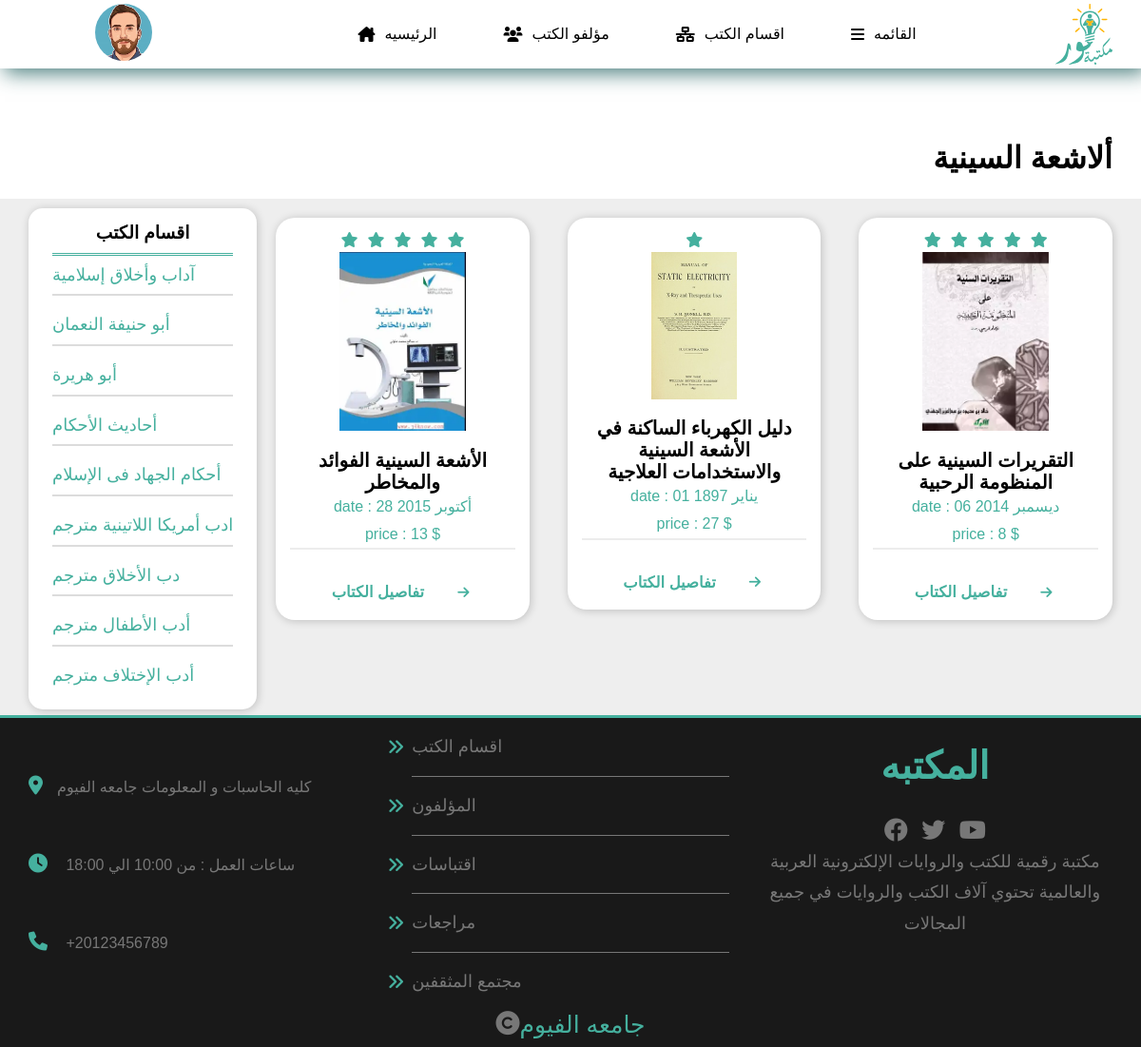
The app's page /X_ray with its own data.
### tables this page shows
CREATE TABLE "Sections_parts" (
	"id_sec"	int FOREIGNKEY,
	"part_sections"	varchar(255) NOT NULL,
	FOREIGN KEY("id_sec") REFERENCES "Customers"("sec_i")
);

CREATE TABLE "books" (
	"Book_id"	int IDENTITY(100, 1),
	"book_name"	varchar(255),
	"link"	char(100),
	"rate"	int,
	"book_date"	VARCHAR(255),
	"price"	INTEGER,
	"Description"	varchar(1000),
	"author_id"	int FOREIGNKEY,
	"link_book"	BLOB,
	"quantity_book"	INTEGER,
	PRIMARY KEY("Book_id"),
	FOREIGN KEY("author_id") REFERENCES "Authors"("author_id")
);

### myproject/app.py (the view)
@app.route('/X_ray')
def X_ray() :
    con=get_db().cursor()
    con.execute(f"select part_sections from Sections_parts limit 9;  ")
    data=con.fetchall()
    con.execute('select * from books where author_id=12')
    rows=con.fetchall()
    con.close()
    return render_template('X_ray.html',data=data ,rows=rows)

### myproject/database.py (called while the page is built)
def get_db() :
    con=sqlite3.connect("tables.sqlite")
    con.row_factory=sqlite3.Row
    return con

### myproject/templates/X_ray.html (shortened to what this page needs)
<!DOCTYPE html>
<html>
<head>
    <link rel="stylesheet" href="../../CSS/all.min.css">
    <link rel="stylesheet" href="../../CSS/pages.css">
    <link rel="stylesheet" href="../../CSS/normalize.css">
    <link rel="stylesheet" href="{{url_for('static', filename= 'css/all.min_page_sections_quotations.css')}}">
    <link rel="stylesheet" href="{{url_for('static', filename= 'css/pages.css')}}">
    <link rel="stylesheet" href="{{url_for('static', filename= 'css/normalize_page_sections_quotations.css')}}">
    <link rel="stylesheet" href="{{url_for('static' , filename='css/all.min_main_details.css')}}">
    <link rel="stylesheet" href="{{url_for('static' , filename='css/normalize__main_details.css')}}">
    <link rel="stylesheet" href="{{url_for('static' , filename='css/style__main_details.css')}}">
</head>
<body>
    <div class="header">
        <div class="container">
            <div class="settings">
                <img class='avatar' src="/static/upload/images/avatar-05.png" alt="logo">
            </div>
            <ul class="main-nav">
                <li class="hid"><a href="{{url_for('home_pages')}}"> <i
                            class="fa-solid fa-house-chimney"></i>الرئيسيه</a>
                </li>
                <li class="hid"> <a href="{{url_for('authors_page')}}"><i class="fa-sharp fa-solid fa-users"></i>مؤلفو
                        الكتب </a> </li>
                <li class="hid"><a href="{{url_for('sections_page')}}"><i class="fa-solid fa-network-wired"></i>اقسام
                        الكتب</a> </li>
                <li class="spec">
                    <a class="mainLink" href="#" id="test"> <i class="fa-solid fa-bars"></i>القائمه</a>
                </li>
            </ul>
            <a href="{{url_for('home_pages')}}" class="logo"> <img src="/static/upload/images/main.svg" style="width: 60px;
                margin: 20px auto;" alt="logo"></a>
        </div>
    </div>
    <h1 class="adders" style="text-align: right;margin-right: 30px; line-height:1.3;margin-top: 74px;">ألاشعة السينية</h1>
    <div class="content">
        <div class="container">
            <div class="sidebar">
                <h3>اقسام الكتب</h3>
                <ul>
                    {% for row in data %}
                    <li>{{row.part_sections}}</li>
                    {% endfor %}
                </ul>
            </div>
            <div class="mainContent">
                <div class="books">
                    {% for row in rows %}
                    <div class="card">
                        <div class="rate">
                            {% for x in range(0 ,row.rate) %}
                            <i class="fa-sharp fa-solid fa-star"></i>
                            {% endfor %}
                        </div>
                        <div class="image">
                            <img src="{{url_for('static', filename= 'upload/images/' + row.link)}}" alt="logo">
                        </div>
                        <div class="text">
                            <h2>{{row.book_name}}</h2>
                            <p>date : {{row.book_date}}</p>
                            <p>price : {{row.price}} $</p>
                        </div>
                        <a href="{{url_for('Details_of_books' , id_book=row.book_id)}}">
                            <div class="info">
                                <h3>تفاصيل الكتاب</h3>
                                <i class="fa-solid fa-arrow-right"></i>
                            </div>
                        </a>
                    </div>
                    {% endfor %}
                </div>
            </div>
        </div>
    </div>
    <div class="footer">
        <div class="container">
            <div class="box third">
                <div class="adress">
                    <p> <i class="fa-solid fa-location-dot"></i>كليه الحاسبات و المعلومات جامعه الفيوم</p>
                </div>
                <div class="time">
                    <p>
                        <i class="fa-solid fa-clock"></i>
                        ساعات العمل : من 10:00 الي 18:00
                    </p>
                </div>
                <div class="phone">
                    <p><i class="fa-solid fa-phone"></i>
                        +20123456789</p>
                </div>
            </div>
            <div class="box Second">
                <ul>
                    <li>اقسام الكتب</li>
                    <li>المؤلفون</li>
                    <li>اقتباسات</li>
                    <li>مراجعات</li>
                    <li>مجتمع المثقفين</li>
                </ul>
            </div>
            <div class="box first">
                <h1>المكتبه</h1>
                <div class="social">
                    <i class="fa-brands fa-facebook"></i>
                    <i class="fa-brands fa-twitter"></i>
                    <i class="fa-brands fa-youtube"></i>
                </div>
                <p> مكتبة رقمية للكتب والروايات الإلكترونية العربية والعالمية تحتوي آلاف الكتب والروايات في جميع
                    المجالات
                </p>
            </div>
        </div>
        <p class="rights">
            <i class="fa-solid fa-copyright"></i>
            <span>جامعه الفيوم</span>
        </p>
    </div>
</body>
</html>

### myproject/myproject/static/css/pages.css (style rules this page uses)
:root { --main-color:#45b09e; --main-color-alt: #326d6cde; --main-transition: 0.3s; --main-padding-top: 100px; --main-padding-bottom: 100px; }
* { box-sizing: border-box; padding: 0; margin: 0; }
html { scroll-behavior: smooth; }
body { font-family: 'Open Sans', sans-serif; font-family: 'Work Sans', sans-serif; }
a { color: #45b09e; text-decoration: none; }
ul { list-style: none; }
.container { padding-left: 15px; padding-right: 15px; margin-left: auto; margin-right: auto; }
@media (min-width:768px) { .container { width: 750px; } }
@media (min-width:992px) { .container { width: 970px; } }
@media (min-width:1200px) { .container { width: 1170px; } }
.header { background-color: white; box-shadow: 0 0 10px #ddd; position: relative; box-shadow:5px 5px 20px var(--main-color-alt) ; }
.header .container { display: flex; justify-content: space-between; align-items: center; flex-wrap: wrap; position: relative; }
.header .container .settings { width: fit-content; text-align: center; }
.header .container .settings .avatar { width: 30%; border-radius: 30px; }
.header .logo { color: var(--main-color); font-weight: 700; font-size: 25px; height: 72px; display: flex; justify-content: center; align-items: center; }
.header .main-nav { display: flex; }
.main-nav>li>a { display: flex; justify-content: center; align-items: center; height: 72px; position: relative; color: black; padding: 0 35px; transition: var(--main-transition); overflow: hidden; }
.main-nav>li>a::before { content: ""; position: absolute; width: 100%; height: 4px; top: 0; left: -100%; background-color: var(--main-color); transition: var(--main-transition); }
.main-nav li a i { padding-right: 10px; }
.content { background-color: #eee; padding-top: 10px; }
.content .container { display: flex; gap: 20px; }
.sidebar { background-color: white; box-shadow: 1px 1px 10px rgb(0 0 0 / 20%); padding: 15px 25px; height:max-content; position: sticky; top: 10px; border-radius: 15px; }
.sidebar h3 { padding-bottom: 10px; text-align: center; border-bottom: 3px double var(--main-color); }
.sidebar ul { display: flex; flex-direction: column; gap: 10px; color: var(--main-color); font-size: 18px; }
.sidebar ul li { transition: var(--main-transition); padding: 10px 0; }
.sidebar ul li:not(:last-child) { border-bottom: 2px solid #DCDCDC; }
.mainContent { flex-grow: 2; display: flex; flex-direction: column; justify-content: space-between; }
.books { padding-top: 10px; padding-bottom: var(--main-padding-top); display: grid; grid-template-columns: repeat(auto-fill, minmax(200px, 1fr)); gap: 40px; }
.card .image img { width: 50%; }
.books .card { transition: 0.5s; box-shadow: 1px 1px 10px rgb(0 0 0 / 20%); border-radius: 20px; overflow: hidden; display: flex; flex-direction: column; justify-content: center; align-items: center; text-align: center; height: fit-content; background-color: white; }
.card .rate { padding-top: 10px; display: flex; justify-content: center; color: var(--main-color); }
.card .rate i { margin: 5px; }
.card .text { margin: 15px; border-bottom: 2px solid #ececec; text-align: center; }
.card .text h2 { font-weight: bold; font-size: 20px; }
.card .text p { color: var(--main-color); line-height: 1.8; }
.card .info { display: flex; justify-content: space-between; align-items: center; color: var(--main-color); font-size: 14px; }
.card .info h3 { margin: 20px 15px; }
.card .info i { margin: 15px 20px; transition: 0.3s; animation: anim-arr 0.5s infinite linear; }

### records on screen
Sections_parts: part_sections "آداب وأخلاق إسلامية"
Sections_parts: part_sections "أبو حنيفة النعمان"
Sections_parts: part_sections "أبو هريرة"
Sections_parts: part_sections "أحاديث الأحكام"
Sections_parts: part_sections "أحكام الجهاد فى الإسلام"
Sections_parts: part_sections "ادب أمريكا اللاتينية مترجم"
Sections_parts: part_sections "دب الأخلاق مترجم"
Sections_parts: part_sections "أدب الأطفال مترجم"
Sections_parts: part_sections "أدب الإختلاف مترجم"
books: rate 5 (drawn), link (picture), book_name "الأشعة السينية الفوائد والمخاطر", book_date "28 أكتوبر 2015", price "13"
books: rate 1 (drawn), link (picture), book_name "دليل الكهرباء الساكنة في الأشعة السينية والاستخدامات العلاجية", book_date "01 يناير 1897", price "27"
books: rate 5 (drawn), link (picture), book_name "التقريرات السينية على المنظومة الرحبية", book_date "06 ديسمبر 2014", price "8"
